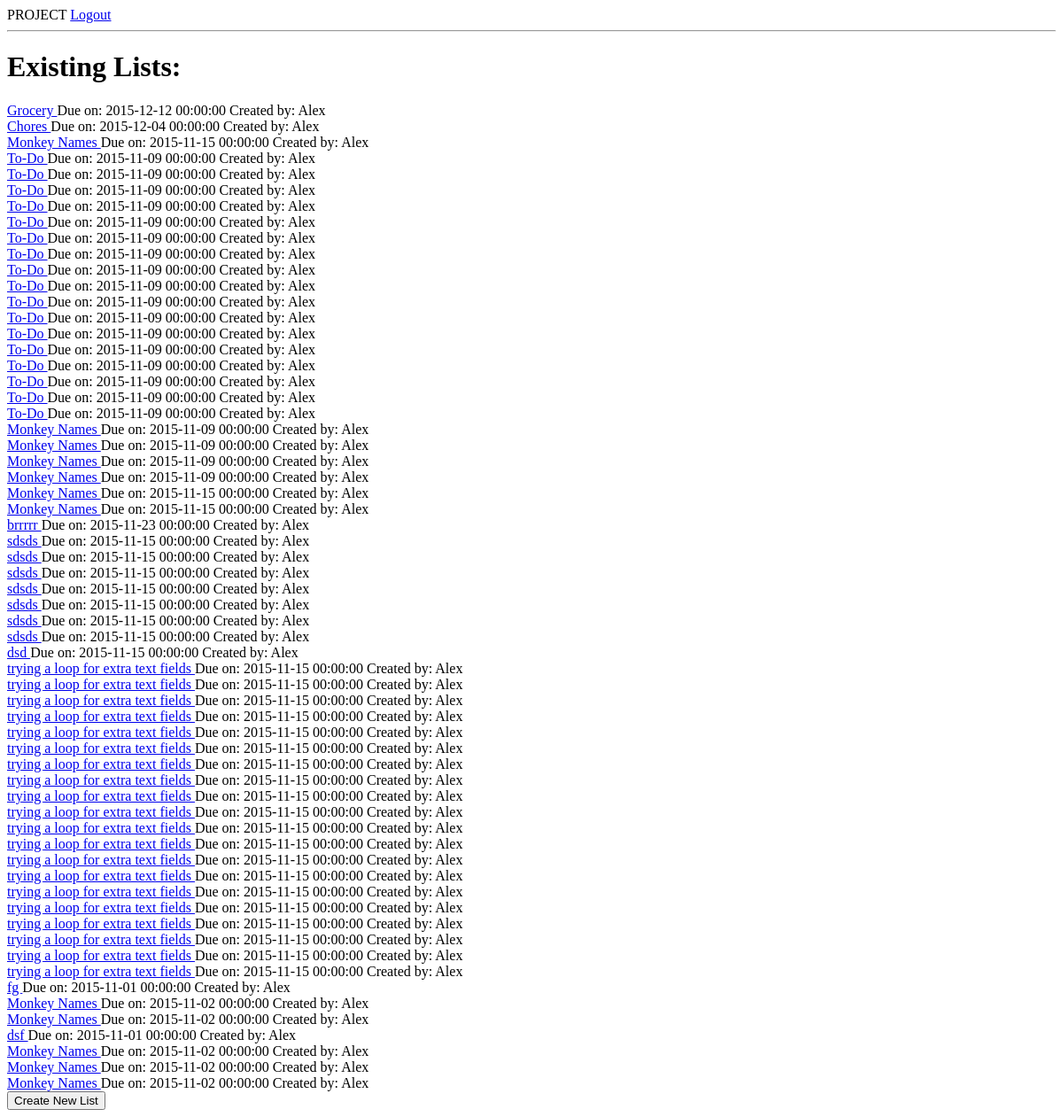
The page /existing_lists (signed in) on the database as committed earlier.
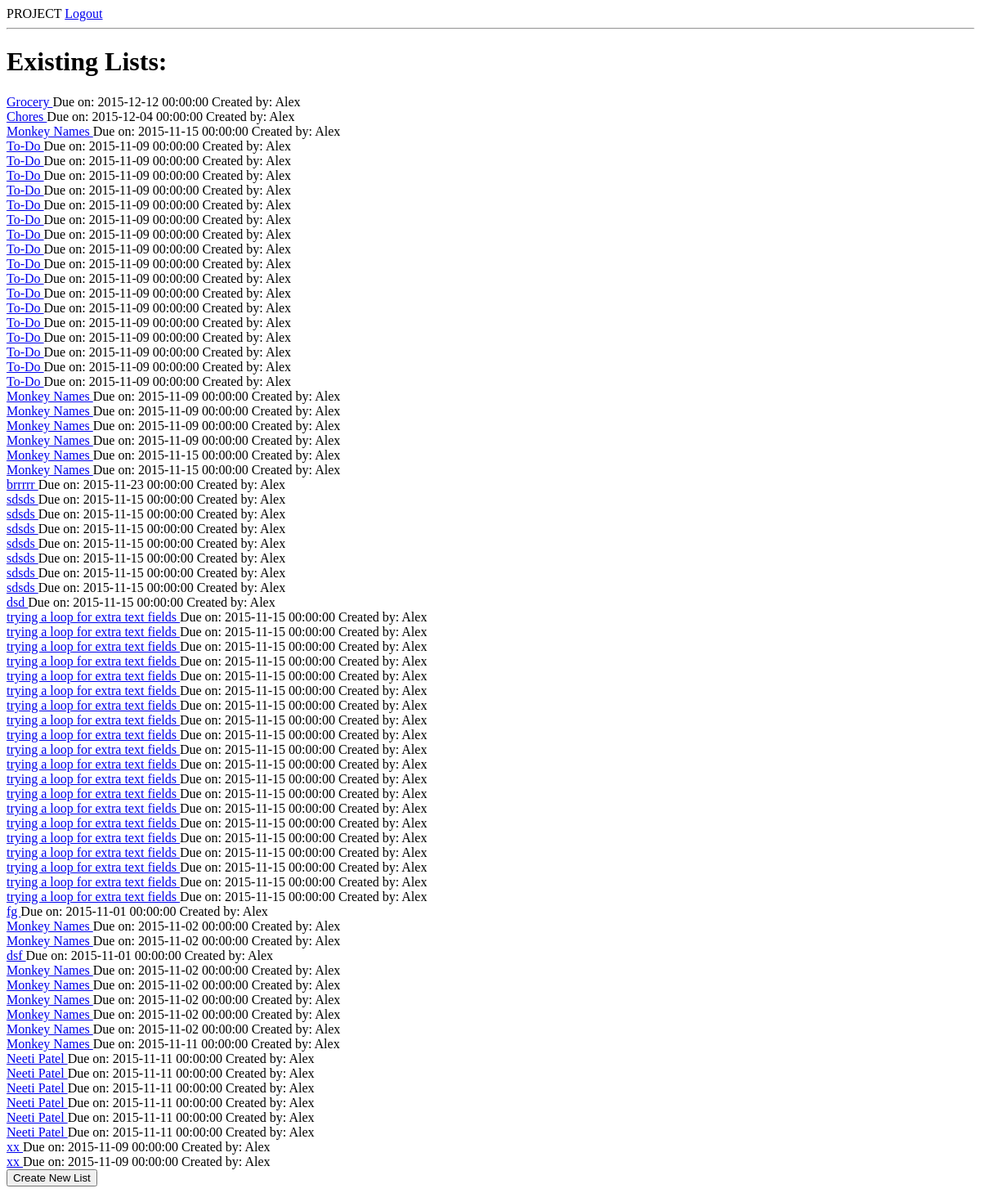
The same page on the database as committed later.
### model.py (models this page shows, shortened)
class Group(db.Model):
    __tablename__ = "groups"
    group_id = db.Column(db.Integer, autoincrement=True, primary_key=True)
    user_id = db.Column(db.Integer,db.ForeignKey('users.user_id'))
    list_id = db.Column(db.Integer,db.ForeignKey('lists.list_id'))
    permission = db.Column(db.Boolean, nullable = False, default = True)
    user = db.relationship("User",
                           backref=db.backref("groups"))
    checklist = db.relationship("List",
                            backref=db.backref("groups"))

class List(db.Model):
    __tablename__ = "lists"
    list_id = db.Column(db.Integer, autoincrement=True, primary_key=True)
    name = db.Column(db.String(20), nullable=False)
    list_type = db.Column(db.String(20))
    due_date_list = db.Column(db.DateTime, nullable=True)
    list_location_name = db.Column(db.String(50), nullable=True)
    list_location_address = db.Column(db.String(100), nullable=True)
    created_by = db.Column(db.String(50), nullable = False)

### server.py (the view)
@app.route('/existing_lists')
def existing_lists():
    user_id = session["user_id"]
    user_list_groups = Group.query.filter_by(user_id=user_id).all()
    return render_template("existing_lists.html", user_list_groups=user_list_groups)

### templates/existing_lists.html
{% extends 'base.html' %}
{% block content %}
    <div id="existing_lists">
        <h1 id="existing-lists-title">Existing Lists:</h1>
        {% for group in user_list_groups %}
            <a href="/lists/{{ group.checklist.list_id }}">
            {{ group.checklist.name }}
            </a> Due on: {{ group.checklist.due_date_list}} Created by: {{ group.checklist.created_by }}<br>
        {% endfor %}
    </div>
    <form action="/new_list_base" method="GET">
        <input type="submit" value="Create New List">
    </form>
{% endblock %}

### templates/base.html (shortened to what this page needs)
<!doctype html>
<html>
<head>
  <link rel="stylesheet" href="//code.jquery.com/ui/1.11.4/themes/smoothness/jquery-ui.css">
</head>
<body>
PROJECT
{% if "user_id" in session %}
    <a href="/logout">Logout</a>
{% else %}
    <a href="/login">Login</a>
    <a href="/register">Register</a>
{% endif %}
<hr>
{% block content %}
{% endblock %}
</body>
</html>

Rows that differ between the two databases and show on the page:
added Group: checklist.name "Monkey Names", checklist.due_date_list "2015-11-02 00:00:00", checklist.created_by "Alex"
added Group: checklist.name "Monkey Names", checklist.due_date_list "2015-11-02 00:00:00", checklist.created_by "Alex"
added Group: checklist.name "Monkey Names", checklist.due_date_list "2015-11-11 00:00:00", checklist.created_by "Alex"
added Group: checklist.name "Neeti Patel", checklist.due_date_list "2015-11-11 00:00:00", checklist.created_by "Alex"
added Group: checklist.name "Neeti Patel", checklist.due_date_list "2015-11-11 00:00:00", checklist.created_by "Alex"
added Group: checklist.name "Neeti Patel", checklist.due_date_list "2015-11-11 00:00:00", checklist.created_by "Alex"
added Group: checklist.name "Neeti Patel", checklist.due_date_list "2015-11-11 00:00:00", checklist.created_by "Alex"
added Group: checklist.name "Neeti Patel", checklist.due_date_list "2015-11-11 00:00:00", checklist.created_by "Alex"
added Group: checklist.name "Neeti Patel", checklist.due_date_list "2015-11-11 00:00:00", checklist.created_by "Alex"
added Group: checklist.name "xx", checklist.due_date_list "2015-11-09 00:00:00", checklist.created_by "Alex"
added Group: checklist.name "xx", checklist.due_date_list "2015-11-09 00:00:00", checklist.created_by "Alex"
